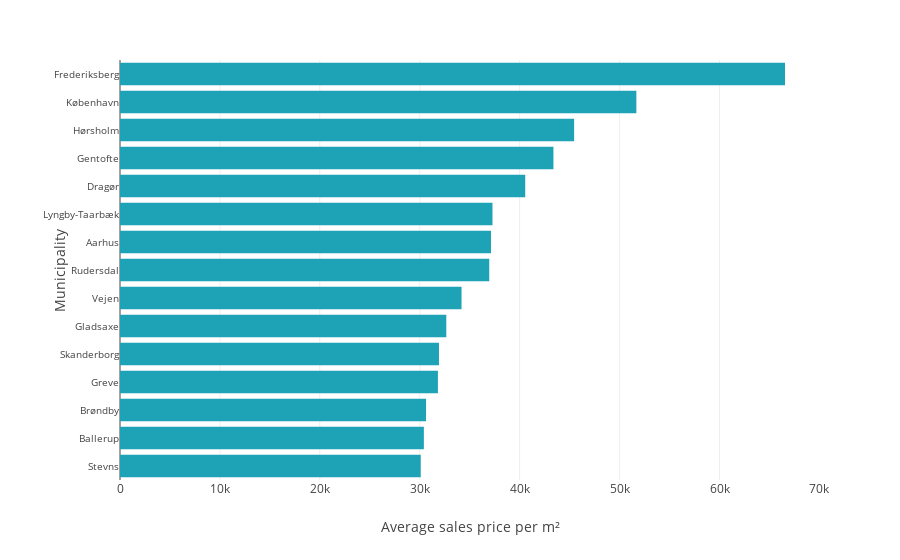

Write notebook code for a chart like this one.
### Markdown cell above
### English

### Code cell
# Plotting the data on a chart
fig = px.bar(
    data_for_plot,
    x="AvgSalesPrice",
    y="Municipality",
    orientation="h",
    # title=f"Top {n_mncp_to_show} most expensive municipalities in {max_hist}",
    labels={
        "Municipality": "Municipality",
        "AvgSalesPrice": "Average sales price per m²",
    },
)

# Adjust the Y-axis font size to fit the labels
fig.update_layout(
    margin=dict(l=120),  # Increase margin to accommodate longer text labels
    yaxis=dict(
        tickfont=dict(size=10),  # Reduce the font size of the Y-axis labels
    ),
)

# Export to a standalone HTML file
html_str = pio.to_html(fig, full_html=False, include_plotlyjs="cdn")
with open("Charts/Figure2_EN.html", "w", encoding="utf-8") as f:
    f.write(html_str)

# Exporting as a PNG file
# fig.write_image("Charts/Figure2_EN.png")

# Previewing
fig

### Figure 1 — Plotly figure (JSON) as saved in the notebook; plotly's stock layout.template omitted (floating-point values rounded to 4 significant figures)
{"data": [{"alignmentgroup": "True", "hovertemplate": "Average sales price per m²=%{x}<br>Municipality=%{y}<extra></extra>", "legendgroup": "", "marker": {"color": "#1ea2b5", "pattern": {"shape": ""}}, "name": "", "offsetgroup": "", "orientation": "h", "showlegend": false, "textposition": "auto", "type": "bar", "x": [30100.0, 30410.0, 30630.0, 31820.0, 31920.0, 32660.0, 34180.0, 36960.0, 37130.0, 37280.0, 40555, 43380.0, 45451, 51680.0, 66550.0], "xaxis": "x", "y": ["Stevns", "Ballerup", "Brøndby", "Greve", "Skanderborg", "Gladsaxe", "Vejen", "Rudersdal", "Aarhus", "Lyngby-Taarbæk", "Dragør", "Gentofte", "Hørsholm", "København", "Frederiksberg"], "yaxis": "y"}], "layout": {"barmode": "relative", "legend": {"tracegroupgap": 0}, "margin": {"l": 120, "t": 60}, "xaxis": {"anchor": "y", "domain": [0, 1], "title": {"text": "Average sales price per m²"}}, "yaxis": {"anchor": "x", "domain": [0, 1], "tickfont": {"size": 10}, "title": {"text": "Municipality"}}}}
